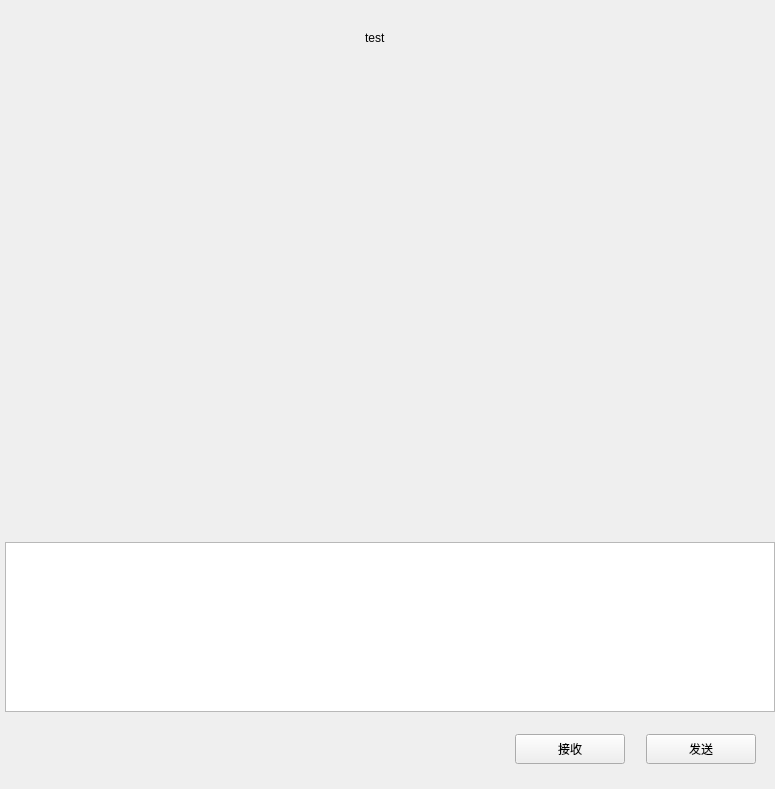
<?xml version="1.0" encoding="UTF-8"?>
<ui version="4.0">
 <class>ChatPage</class>
 <widget class="QWidget" name="ChatPage">
  <property name="geometry">
   <rect>
    <x>0</x>
    <y>0</y>
    <width>775</width>
    <height>789</height>
   </rect>
  </property>
  <property name="windowTitle">
   <string>Form</string>
  </property>
  <layout class="QVBoxLayout" name="verticalLayout">
   <property name="spacing">
    <number>0</number>
   </property>
   <property name="leftMargin">
    <number>0</number>
   </property>
   <property name="topMargin">
    <number>0</number>
   </property>
   <property name="rightMargin">
    <number>0</number>
   </property>
   <property name="bottomMargin">
    <number>0</number>
   </property>
   <item>
    <widget class="QWidget" name="chat_data_wid" native="true">
     <layout class="QVBoxLayout" name="verticalLayout_4">
      <property name="spacing">
       <number>0</number>
      </property>
      <property name="leftMargin">
       <number>5</number>
      </property>
      <property name="topMargin">
       <number>0</number>
      </property>
      <property name="rightMargin">
       <number>0</number>
      </property>
      <property name="bottomMargin">
       <number>10</number>
      </property>
      <item>
       <widget class="QWidget" name="title_wid" native="true">
        <property name="maximumSize">
         <size>
          <width>16777215</width>
          <height>50</height>
         </size>
        </property>
        <layout class="QVBoxLayout" name="verticalLayout_5">
         <property name="spacing">
          <number>0</number>
         </property>
         <property name="leftMargin">
          <number>0</number>
         </property>
         <property name="topMargin">
          <number>0</number>
         </property>
         <property name="rightMargin">
          <number>0</number>
         </property>
         <property name="bottomMargin">
          <number>0</number>
         </property>
         <item>
          <widget class="QWidget" name="widget_2" native="true">
           <property name="minimumSize">
            <size>
             <width>0</width>
             <height>30</height>
            </size>
           </property>
           <property name="maximumSize">
            <size>
             <width>16777215</width>
             <height>30</height>
            </size>
           </property>
           <layout class="QHBoxLayout" name="horizontalLayout_3">
            <property name="spacing">
             <number>0</number>
            </property>
            <property name="leftMargin">
             <number>0</number>
            </property>
            <property name="topMargin">
             <number>0</number>
            </property>
            <property name="rightMargin">
             <number>0</number>
            </property>
            <property name="bottomMargin">
             <number>0</number>
            </property>
            <item>
             <widget class="QLabel" name="title_lab">
              <property name="minimumSize">
               <size>
                <width>0</width>
                <height>25</height>
               </size>
              </property>
              <property name="maximumSize">
               <size>
                <width>50</width>
                <height>25</height>
               </size>
              </property>
              <property name="text">
               <string>test</string>
              </property>
             </widget>
            </item>
           </layout>
          </widget>
         </item>
        </layout>
       </widget>
      </item>
      <item>
       <widget class="ChatView" name="chat_data_list" native="true">
        <property name="minimumSize">
         <size>
          <width>0</width>
          <height>400</height>
         </size>
        </property>
        <property name="maximumSize">
         <size>
          <width>16777215</width>
          <height>400</height>
         </size>
        </property>
       </widget>
      </item>
      <item>
       <widget class="QWidget" name="tool_wid" native="true">
        <property name="minimumSize">
         <size>
          <width>0</width>
          <height>40</height>
         </size>
        </property>
        <property name="maximumSize">
         <size>
          <width>16777215</width>
          <height>40</height>
         </size>
        </property>
        <layout class="QHBoxLayout" name="horizontalLayout_4">
         <property name="spacing">
          <number>3</number>
         </property>
         <property name="leftMargin">
          <number>6</number>
         </property>
         <property name="topMargin">
          <number>0</number>
         </property>
         <property name="rightMargin">
          <number>0</number>
         </property>
         <property name="bottomMargin">
          <number>3</number>
         </property>
         <item>
          <widget class="ClickedLabel" name="emo_lab">
           <property name="minimumSize">
            <size>
             <width>35</width>
             <height>30</height>
            </size>
           </property>
           <property name="maximumSize">
            <size>
             <width>35</width>
             <height>30</height>
            </size>
           </property>
           <property name="text">
            <string/>
           </property>
           <property name="alignment">
            <set>Qt::AlignmentFlag::AlignCenter</set>
           </property>
          </widget>
         </item>
         <item>
          <spacer name="horizontalSpacer_3">
           <property name="orientation">
            <enum>Qt::Orientation::Horizontal</enum>
           </property>
           <property name="sizeType">
            <enum>QSizePolicy::Policy::Fixed</enum>
           </property>
           <property name="sizeHint" stdset="0">
            <size>
             <width>10</width>
             <height>20</height>
            </size>
           </property>
          </spacer>
         </item>
         <item>
          <widget class="ClickedLabel" name="file_lab">
           <property name="minimumSize">
            <size>
             <width>35</width>
             <height>30</height>
            </size>
           </property>
           <property name="maximumSize">
            <size>
             <width>35</width>
             <height>30</height>
            </size>
           </property>
           <property name="text">
            <string/>
           </property>
           <property name="alignment">
            <set>Qt::AlignmentFlag::AlignRight|Qt::AlignmentFlag::AlignTrailing|Qt::AlignmentFlag::AlignVCenter</set>
           </property>
          </widget>
         </item>
         <item>
          <spacer name="horizontalSpacer_2">
           <property name="orientation">
            <enum>Qt::Orientation::Horizontal</enum>
           </property>
           <property name="sizeHint" stdset="0">
            <size>
             <width>40</width>
             <height>20</height>
            </size>
           </property>
          </spacer>
         </item>
        </layout>
       </widget>
      </item>
      <item>
       <widget class="MessageTextEdit" name="chat_edit">
        <property name="maximumSize">
         <size>
          <width>16777215</width>
          <height>170</height>
         </size>
        </property>
       </widget>
      </item>
      <item>
       <widget class="QWidget" name="send_wid" native="true">
        <property name="minimumSize">
         <size>
          <width>0</width>
          <height>40</height>
         </size>
        </property>
        <property name="maximumSize">
         <size>
          <width>16777215</width>
          <height>40</height>
         </size>
        </property>
        <layout class="QHBoxLayout" name="horizontalLayout_5">
         <property name="bottomMargin">
          <number>0</number>
         </property>
         <item>
          <spacer name="horizontalSpacer_5">
           <property name="orientation">
            <enum>Qt::Orientation::Horizontal</enum>
           </property>
           <property name="sizeHint" stdset="0">
            <size>
             <width>40</width>
             <height>20</height>
            </size>
           </property>
          </spacer>
         </item>
         <item>
          <widget class="ClickedBtn" name="recv_btn">
           <property name="minimumSize">
            <size>
             <width>110</width>
             <height>30</height>
            </size>
           </property>
           <property name="maximumSize">
            <size>
             <width>110</width>
             <height>30</height>
            </size>
           </property>
           <property name="text">
            <string>接收</string>
           </property>
          </widget>
         </item>
         <item>
          <spacer name="horizontalSpacer_6">
           <property name="orientation">
            <enum>Qt::Orientation::Horizontal</enum>
           </property>
           <property name="sizeType">
            <enum>QSizePolicy::Policy::Fixed</enum>
           </property>
           <property name="sizeHint" stdset="0">
            <size>
             <width>15</width>
             <height>20</height>
            </size>
           </property>
          </spacer>
         </item>
         <item>
          <widget class="ClickedBtn" name="send_btn">
           <property name="minimumSize">
            <size>
             <width>110</width>
             <height>30</height>
            </size>
           </property>
           <property name="maximumSize">
            <size>
             <width>110</width>
             <height>30</height>
            </size>
           </property>
           <property name="text">
            <string>发送</string>
           </property>
          </widget>
         </item>
         <item>
          <spacer name="horizontalSpacer_4">
           <property name="orientation">
            <enum>Qt::Orientation::Horizontal</enum>
           </property>
           <property name="sizeType">
            <enum>QSizePolicy::Policy::Fixed</enum>
           </property>
           <property name="sizeHint" stdset="0">
            <size>
             <width>10</width>
             <height>20</height>
            </size>
           </property>
          </spacer>
         </item>
        </layout>
       </widget>
      </item>
     </layout>
    </widget>
   </item>
  </layout>
 </widget>
 <customwidgets>
  <customwidget>
   <class>ClickedBtn</class>
   <extends>QPushButton</extends>
   <header location="global">clickedbtn.h</header>
  </customwidget>
  <customwidget>
   <class>ClickedLabel</class>
   <extends>QLabel</extends>
   <header location="global">clickedlabel.h</header>
  </customwidget>
  <customwidget>
   <class>ChatView</class>
   <extends>QWidget</extends>
   <header location="global">chatview.h</header>
   <container>1</container>
  </customwidget>
  <customwidget>
   <class>MessageTextEdit</class>
   <extends>QTextEdit</extends>
   <header location="global">messagetextedit.h</header>
  </customwidget>
 </customwidgets>
 <resources/>
 <connections/>
</ui>
